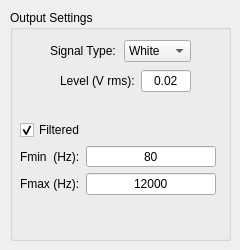
     <widget class="QWidget" name="page_OutputSettings">
      <widget class="QGroupBox" name="groupBox_OutputSettings_RandomNoiseTest">
       <property name="geometry">
        <rect>
         <x>10</x>
         <y>10</y>
         <width>221</width>
         <height>231</height>
        </rect>
       </property>
       <property name="title">
        <string>Output Settings</string>
       </property>
       <widget class="QWidget" name="layoutWidget">
        <property name="geometry">
         <rect>
          <x>40</x>
          <y>30</y>
          <width>141</width>
          <height>22</height>
         </rect>
        </property>
        <layout class="QHBoxLayout" name="horizontalLayout">
         <item>
          <widget class="QLabel" name="label_SignalType">
           <property name="text">
            <string>Signal Type:</string>
           </property>
          </widget>
         </item>
         <item>
          <widget class="QComboBox" name="comboBo_SignalType">
           <item>
            <property name="text">
             <string>White</string>
            </property>
           </item>
           <item>
            <property name="text">
             <string>Pink</string>
            </property>
           </item>
          </widget>
         </item>
        </layout>
       </widget>
       <widget class="QWidget" name="layoutWidget">
        <property name="geometry">
         <rect>
          <x>50</x>
          <y>60</y>
          <width>131</width>
          <height>22</height>
         </rect>
        </property>
        <layout class="QHBoxLayout" name="horizontalLayout_9">
         <item>
          <widget class="QLabel" name="label_Level_RandomNoiseTest">
           <property name="text">
            <string>Level (V rms):</string>
           </property>
          </widget>
         </item>
         <item>
          <widget class="QLineEdit" name="lineEdit_Level_RandomNoiseTest">
           <property name="text">
            <string>0.02</string>
           </property>
           <property name="alignment">
            <set>Qt::AlignCenter</set>
           </property>
          </widget>
         </item>
        </layout>
       </widget>
       <widget class="QWidget" name="layoutWidget">
        <property name="geometry">
         <rect>
          <x>10</x>
          <y>110</y>
          <width>196</width>
          <height>75</height>
         </rect>
        </property>
        <layout class="QVBoxLayout" name="verticalLayout">
         <item>
          <widget class="QCheckBox" name="checkBox_Filtered">
           <property name="text">
            <string>Filtered</string>
           </property>
           <property name="checked">
            <bool>true</bool>
           </property>
          </widget>
         </item>
         <item>
          <layout class="QHBoxLayout" name="horizontalLayout_10">
           <item>
            <widget class="QLabel" name="label_Fmin_Output_RandomNoiseTest">
             <property name="text">
              <string>Fmin  (Hz):</string>
             </property>
            </widget>
           </item>
           <item>
            <widget class="QLineEdit" name="lineEdit_Fmin_Output_RandomNoiseTest">
             <property name="text">
              <string>80</string>
             </property>
             <property name="alignment">
              <set>Qt::AlignCenter</set>
             </property>
            </widget>
           </item>
          </layout>
         </item>
         <item>
          <layout class="QHBoxLayout" name="horizontalLayout_11">
           <item>
            <widget class="QLabel" name="label_Fmax_Output_RandomNosieTest">
             <property name="text">
              <string>Fmax (Hz):</string>
             </property>
            </widget>
           </item>
           <item>
            <widget class="QLineEdit" name="lineEdit_Fmax_Output_RandomNoiseTest">
             <property name="text">
              <string>12000</string>
             </property>
             <property name="alignment">
              <set>Qt::AlignCenter</set>
             </property>
            </widget>
           </item>
          </layout>
         </item>
        </layout>
       </widget>
      </widget>
     </widget>
